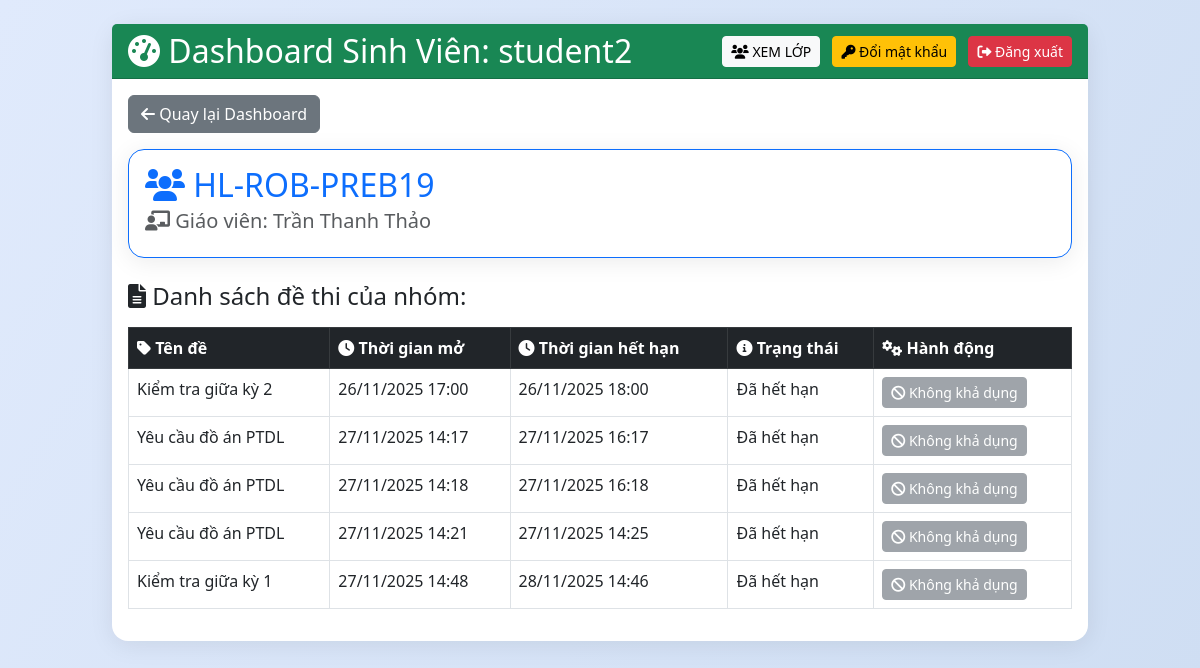
Page /student/group/8 (signed in) on the committed database.
### tables this page shows
CREATE TABLE users (
            id INTEGER PRIMARY KEY AUTOINCREMENT,
            username TEXT UNIQUE,
            password TEXT,
            role TEXT,
            email TEXT UNIQUE,
            rsa_private BLOB,
            salt TEXT,
            full_name TEXT,
            student_id TEXT,
            class_name TEXT,
            status TEXT DEFAULT 'approved',
            approval_note TEXT,
            selected_teachers TEXT,
            teacher_id TEXT,
            failed_attempts INTEGER DEFAULT 0,
            lock_until TEXT
        , is_deleted INTEGER DEFAULT 0, is_locked INTEGER DEFAULT 0);

CREATE TABLE groups (
            id INTEGER PRIMARY KEY AUTOINCREMENT,
            name TEXT,
            teacher_id INTEGER,
            description TEXT,
            code TEXT
        , aes_key BLOB);

CREATE TABLE exams (
            id INTEGER PRIMARY KEY AUTOINCREMENT,
            filename TEXT,
            enc_path TEXT,
            release_time TEXT,
            expire_time TEXT,
            teacher_id INTEGER,
            ten_de TEXT,
            encrypted_aes_key BLOB,
            signature BLOB,
            file_hash TEXT,
            allowed_students TEXT
        , aes_key BLOB, pin_code TEXT, auth_mode TEXT DEFAULT 'both', allowed_groups TEXT);

### app.py (the view)
@app.route('/student/group/<int:gid>')
@login_required
def student_group_detail(gid):
    if current_user.role != 'student': return redirect('/dashboard')
    row = c.execute("SELECT g.name, g.description, COALESCE(u.full_name, u.username) FROM groups g JOIN users u ON g.teacher_id=u.id JOIN group_members gm ON g.id=gm.group_id WHERE g.id=? AND gm.student_id=? AND gm.status IN ('approved', 'left')", (gid, current_user.id)).fetchone()
    if not row:
        flash('Bạn không phải là thành viên của nhóm này')
        return redirect('/student/groups')
    group_name, group_desc, teacher_name = row
    all_exams = c.execute("SELECT id, filename, release_time, expire_time, ten_de, allowed_groups FROM exams").fetchall()
    group_exams = []
    now = datetime.datetime.now()
    for e in all_exams:
        eid, filename, release_str, expire_str, ten_de, allowed_groups = e
        if allowed_groups and str(gid) in allowed_groups.split(','):
            release_time = parse_datetime(release_str)
            expire_time = parse_datetime(expire_str)
            if now < release_time:
                status = 'Chưa mở'
                status_class = 'text-warning'
            elif now > expire_time:
                status = 'Đã hết hạn'
                status_class = 'text-danger'
            else:
                status = 'Đang mở'
                status_class = 'text-success'
            group_exams.append((eid, filename, release_time.strftime('%d/%m/%Y %H:%M'), expire_time.strftime('%d/%m/%Y %H:%M'), ten_de, status, status_class))
    return render_template('student_group_detail.html', group_name=group_name, group_desc=group_desc, teacher_name=teacher_name, exams=group_exams)

### app.py (called while the page is built)
@login_manager.user_loader
def load_user(uid):
    row = c.execute("SELECT id, username, role, email FROM users WHERE id=?",(uid,)).fetchone()
    return User(*row) if row else None

def parse_datetime(datetime_str):
    if not datetime_str:
        return None
    try:
        return datetime.datetime.fromisoformat(datetime_str)
    except:
        try:
            return datetime.datetime.strptime(datetime_str, '%Y-%m-%dT%H:%M')
        except:
            try:
                return datetime.datetime.strptime(datetime_str, '%Y-%m-%dT%H:%M:%S')
            except:
                try:
                    return datetime.datetime.strptime(datetime_str, '%Y-%m-%d %H:%M:%S')
                except:
                    try:
                        return datetime.datetime.strptime(datetime_str, '%Y-%m-%d %H:%M')
                    except:
                        return datetime.datetime.now()

@app.before_request
def ensure_csrf_token():
    if 'csrf_token' not in session:
        session['csrf_token'] = secrets.token_hex(16)

@app.after_request
def set_security_headers(resp):
    resp.headers['X-Frame-Options'] = 'SAMEORIGIN'
    resp.headers['X-Content-Type-Options'] = 'nosniff'
    resp.headers['Referrer-Policy'] = 'no-referrer'
    resp.headers['Content-Security-Policy'] = "default-src 'self'; script-src 'self' https://cdn.jsdelivr.net 'unsafe-inline' blob:; worker-src 'self' blob:; style-src 'self' https://cdn.jsdelivr.net https://cdnjs.cloudflare.com 'unsafe-inline'; font-src 'self' https://cdnjs.cloudflare.com; img-src 'self' data:; frame-ancestors 'self'; object-src 'none'"
    return resp

### templates/student_group_detail.html (shortened to what this page needs)
{% extends "base.html" %}
{% block content %}
<div class="mb-3">
    <a href="/dashboard" class="btn btn-secondary"><i class="fas fa-arrow-left"></i> Quay lại Dashboard</a>
</div>
<div class="card mb-4 border-primary">
    <div class="card-body">
        <h2 class="card-title text-primary"><i class="fas fa-users"></i> {{ group_name }}</h2>
        <h5 class="card-subtitle mb-2 text-muted"><i class="fas fa-chalkboard-teacher"></i> Giáo viên: {{ teacher_name }}</h5>
    </div>
</div>
<h4 class="mb-3"><i class="fas fa-file-alt"></i> Danh sách đề thi của nhóm:</h4>
{% if exams %}
<div class="table-responsive">
    <table class="table table-hover table-bordered">
        <thead class="table-dark">
            <tr>
                <th><i class="fas fa-tag"></i> Tên đề</th>
                <th><i class="fas fa-clock"></i> Thời gian mở</th>
                <th><i class="fas fa-clock"></i> Thời gian hết hạn</th>
                <th><i class="fas fa-info-circle"></i> Trạng thái</th>
                <th><i class="fas fa-cogs"></i> Hành động</th>
            </tr>
        </thead>
        <tbody>
            {% for exam in exams %}
            <tr>
                <td>{{ exam[4] }}</td>
                <td>{{ exam[2] }}</td>
                <td>{{ exam[3] }}</td>
                <td><span class="status-{{ 'open' if exam[5] == 'Đang mở' else 'closed' if exam[5] == 'Chưa mở' else 'expired' }}">{{ exam[5] }}</span></td>
                <td>
                    {% if exam[5] == 'Đang mở' %}
                    <a href="{{ url_for('view_exam', eid=exam[0]) }}" class="btn btn-primary btn-sm">
                        <i class="fas fa-paper-plane"></i> Vào thi
                    </a>
                    {% else %}
                    <button class="btn btn-secondary btn-sm" disabled>
                        <i class="fas fa-ban"></i> Không khả dụng
                    </button>
                    {% endif %}
                </td>
            </tr>
            {% endfor %}
        </tbody>
    </table>
</div>
{% else %}
<div class="alert alert-info">
    <i class="fas fa-info-circle"></i> Chưa có đề thi nào được giao riêng cho nhóm này.
</div>
{% endif %}
{% endblock %}

### templates/base.html (shortened to what this page needs)
<!DOCTYPE html>
<html lang="vi">
<head>
    <link href="https://cdn.jsdelivr.net/npm/bootstrap@5.3.0/dist/css/bootstrap.min.css" rel="stylesheet">
    <link href="https://cdnjs.cloudflare.com/ajax/libs/font-awesome/6.0.0/css/all.min.css" rel="stylesheet">
    <link rel="stylesheet" href="{{ url_for('static', filename='css/style.css') }}">
</head>
<body class="bg-light">
    <div class="container-fluid py-4">
        <div class="row justify-content-center">
            <div class="col-lg-10">
                <div class="card card-custom">
                    {% block header %}
                    {% if current_user.is_authenticated %}
                    <div class="card-header {% if current_user.role == 'teacher' %}bg-primary{% elif current_user.role == 'student' %}bg-success{% elif current_user.role == 'admin' %}bg-dark{% endif %} text-white d-flex justify-content-between align-items-center">
                        <h2 class="mb-0">
                            <i class="fas fa-tachometer-alt"></i>
                            {% if current_user.role == 'teacher' %}Hệ thống Quản Lý Đề thi{% elif current_user.role == 'student' %}Dashboard Sinh Viên: {{ current_user.username }}{% else %}Quản Trị Hệ Thống{% endif %}
                        </h2>
                        <div>
                            {% if current_user.role == 'student' %}
                            <a href="/student/groups" class="btn btn-light btn-sm me-2">
                                <i class="fas fa-users"></i> XEM LỚP
                            </a>
                            <a href="{{ url_for('change_password') }}" class="btn btn-warning btn-sm me-2">
                                <i class="fas fa-key"></i> Đổi mật khẩu
                            </a>
                            {% endif %}
                            <a href="{{ url_for('logout') }}" class="btn btn-danger btn-sm">
                                <i class="fas fa-sign-out-alt"></i> Đăng xuất
                            </a>
                        </div>
                    </div>
                    {% endif %}
                    {% endblock %}
                    <div class="card-body {% if not current_user.is_authenticated %}p-0 border-0{% endif %}">
                        {% block content %}{% endblock %}
                    </div>
                </div>
            </div>
        </div>
    </div>
</body>
</html>

### static/css/style.css (style rules this page uses)
body { font-family: 'Segoe UI', 'Roboto', Arial, sans-serif; background: linear-gradient(120deg, #e0eafc 0%, #cfdef3 100%); }
.card { border-radius: 16px; box-shadow: 0 4px 24px rgba(0,0,0,0.08); }
.card-header { border-radius: 16px 16px 0 0; }

### templates/base.html (style rules this page uses)
.card-custom { border: none; box-shadow: 0 4px 8px rgba(0,0,0,0.1); margin-bottom: 20px; }

### rows in the picture
users: username "student2"
groups: name "HL-ROB-PREB19"
exams: ten_de "Kiểm tra giữa kỳ 2", release_time "26/11/2025 17:00", expire_time "26/11/2025 18:00", exam "Đã hết hạn"
exams: ten_de "Yêu cầu đồ án PTDL", release_time "27/11/2025 14:17", expire_time "27/11/2025 16:17", exam "Đã hết hạn"
exams: ten_de "Yêu cầu đồ án PTDL", release_time "27/11/2025 14:18", expire_time "27/11/2025 16:18", exam "Đã hết hạn"
exams: ten_de "Yêu cầu đồ án PTDL", release_time "27/11/2025 14:21", expire_time "27/11/2025 14:25", exam "Đã hết hạn"
exams: ten_de "Kiểm tra giữa kỳ 1", release_time "27/11/2025 14:48", expire_time "28/11/2025 14:46", exam "Đã hết hạn"

### other values in the picture
{{ teacher_name }} "Trần Thanh Thảo"
